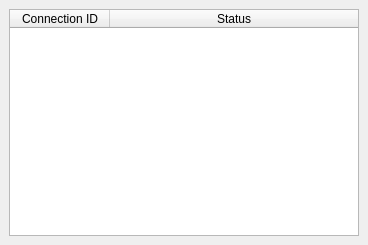
<?xml version="1.0" encoding="UTF-8"?>
<ui version="4.0">
 <class>MediaRendererWindow</class>
 <widget class="QMainWindow" name="MediaRendererWindow">
  <property name="geometry">
   <rect>
    <x>0</x>
    <y>0</y>
    <width>368</width>
    <height>245</height>
   </rect>
  </property>
  <property name="windowTitle">
   <string>Simple Media Renderer Test</string>
  </property>
  <widget class="QWidget" name="centralwidget">
   <layout class="QVBoxLayout" name="verticalLayout">
    <item>
     <widget class="QTableWidget" name="connectionsInfoTable">
      <attribute name="horizontalHeaderStretchLastSection">
       <bool>true</bool>
      </attribute>
      <attribute name="verticalHeaderVisible">
       <bool>false</bool>
      </attribute>
      <column>
       <property name="text">
        <string>Connection ID</string>
       </property>
      </column>
      <column>
       <property name="text">
        <string>Status</string>
       </property>
      </column>
     </widget>
    </item>
   </layout>
  </widget>
 </widget>
 <resources/>
 <connections/>
</ui>
